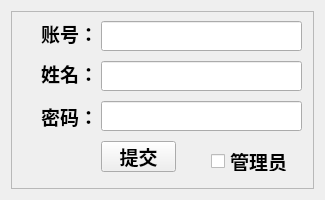
<?xml version="1.0" encoding="UTF-8"?>
<ui version="4.0">
 <class>Form</class>
 <widget class="QWidget" name="Form">
  <property name="geometry">
   <rect>
    <x>0</x>
    <y>0</y>
    <width>325</width>
    <height>200</height>
   </rect>
  </property>
  <property name="minimumSize">
   <size>
    <width>325</width>
    <height>200</height>
   </size>
  </property>
  <property name="maximumSize">
   <size>
    <width>325</width>
    <height>200</height>
   </size>
  </property>
  <property name="windowTitle">
   <string>用户管理</string>
  </property>
  <layout class="QGridLayout" name="gridLayout">
   <item row="0" column="0">
    <widget class="QFrame" name="frame">
     <property name="frameShape">
      <enum>QFrame::StyledPanel</enum>
     </property>
     <property name="frameShadow">
      <enum>QFrame::Raised</enum>
     </property>
     <widget class="QLabel" name="label">
      <property name="geometry">
       <rect>
        <x>30</x>
        <y>10</y>
        <width>57</width>
        <height>25</height>
       </rect>
      </property>
      <property name="font">
       <font>
        <pointsize>14</pointsize>
        <bold>true</bold>
       </font>
      </property>
      <property name="text">
       <string>账号：</string>
      </property>
     </widget>
     <widget class="QLineEdit" name="line_user">
      <property name="geometry">
       <rect>
        <x>90</x>
        <y>10</y>
        <width>201</width>
        <height>30</height>
       </rect>
      </property>
      <property name="font">
       <font>
        <pointsize>14</pointsize>
        <bold>false</bold>
       </font>
      </property>
     </widget>
     <widget class="QLabel" name="label_2">
      <property name="geometry">
       <rect>
        <x>30</x>
        <y>90</y>
        <width>51</width>
        <height>30</height>
       </rect>
      </property>
      <property name="font">
       <font>
        <pointsize>14</pointsize>
        <bold>true</bold>
       </font>
      </property>
      <property name="text">
       <string>密码：</string>
      </property>
     </widget>
     <widget class="QLineEdit" name="line_pwd">
      <property name="geometry">
       <rect>
        <x>90</x>
        <y>90</y>
        <width>201</width>
        <height>30</height>
       </rect>
      </property>
      <property name="font">
       <font>
        <pointsize>14</pointsize>
        <bold>false</bold>
       </font>
      </property>
     </widget>
     <widget class="QCheckBox" name="checkBox">
      <property name="geometry">
       <rect>
        <x>200</x>
        <y>140</y>
        <width>79</width>
        <height>20</height>
       </rect>
      </property>
      <property name="font">
       <font>
        <pointsize>14</pointsize>
        <bold>true</bold>
       </font>
      </property>
      <property name="text">
       <string>管理员</string>
      </property>
     </widget>
     <widget class="QPushButton" name="btn_submit">
      <property name="geometry">
       <rect>
        <x>90</x>
        <y>130</y>
        <width>75</width>
        <height>31</height>
       </rect>
      </property>
      <property name="font">
       <font>
        <pointsize>14</pointsize>
        <bold>true</bold>
       </font>
      </property>
      <property name="text">
       <string>提交</string>
      </property>
     </widget>
     <widget class="QLabel" name="label_3">
      <property name="geometry">
       <rect>
        <x>30</x>
        <y>50</y>
        <width>57</width>
        <height>25</height>
       </rect>
      </property>
      <property name="font">
       <font>
        <pointsize>14</pointsize>
        <bold>true</bold>
       </font>
      </property>
      <property name="text">
       <string>姓名：</string>
      </property>
     </widget>
     <widget class="QLineEdit" name="line_name">
      <property name="geometry">
       <rect>
        <x>90</x>
        <y>50</y>
        <width>201</width>
        <height>30</height>
       </rect>
      </property>
      <property name="font">
       <font>
        <pointsize>14</pointsize>
        <bold>false</bold>
       </font>
      </property>
     </widget>
    </widget>
   </item>
  </layout>
 </widget>
 <resources/>
 <connections/>
</ui>
